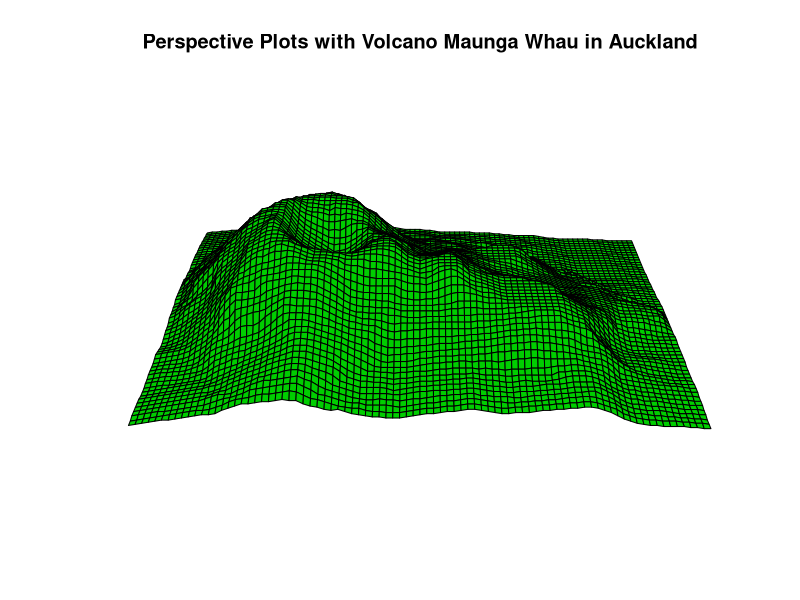
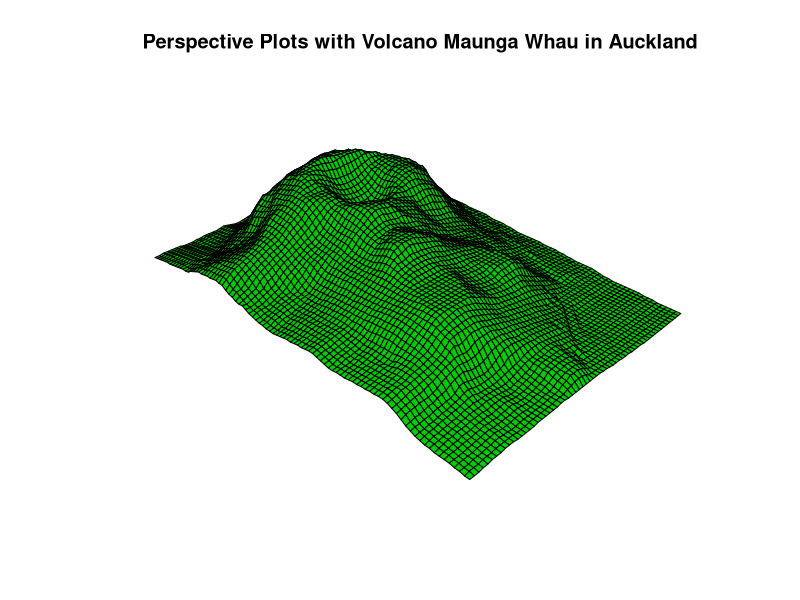
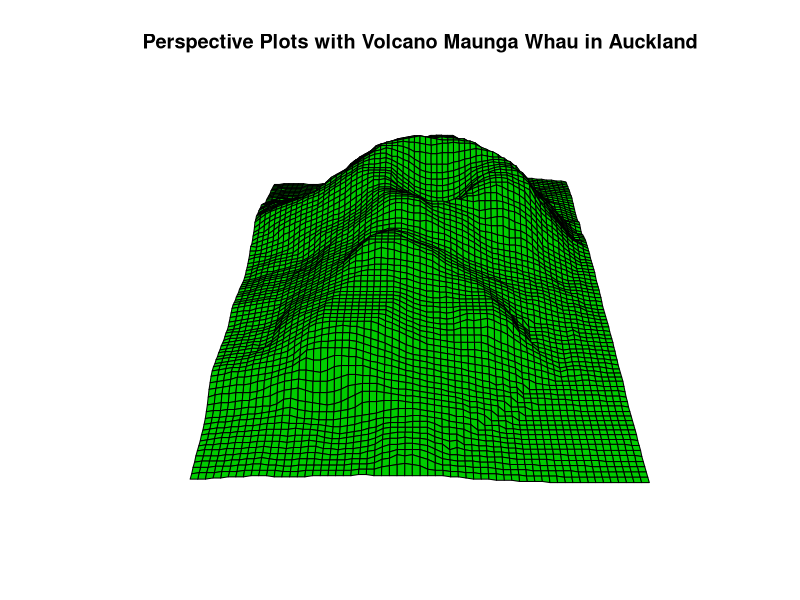
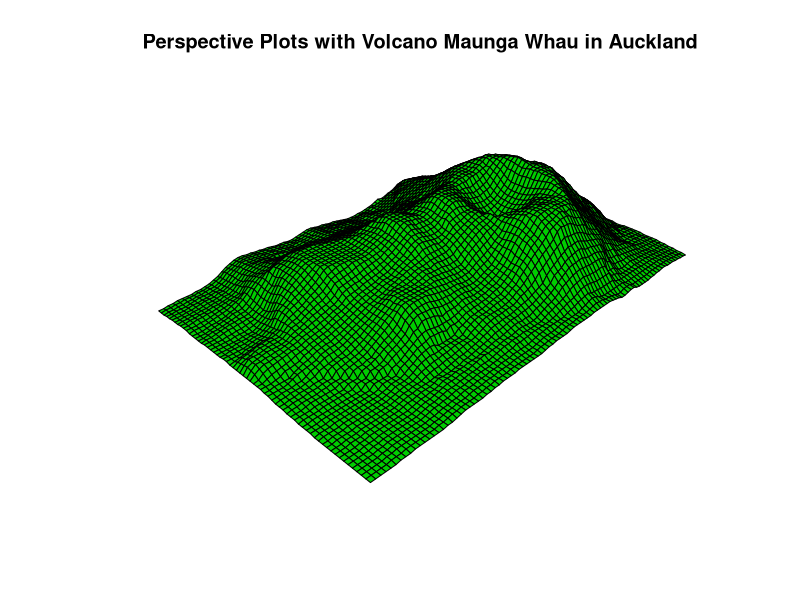
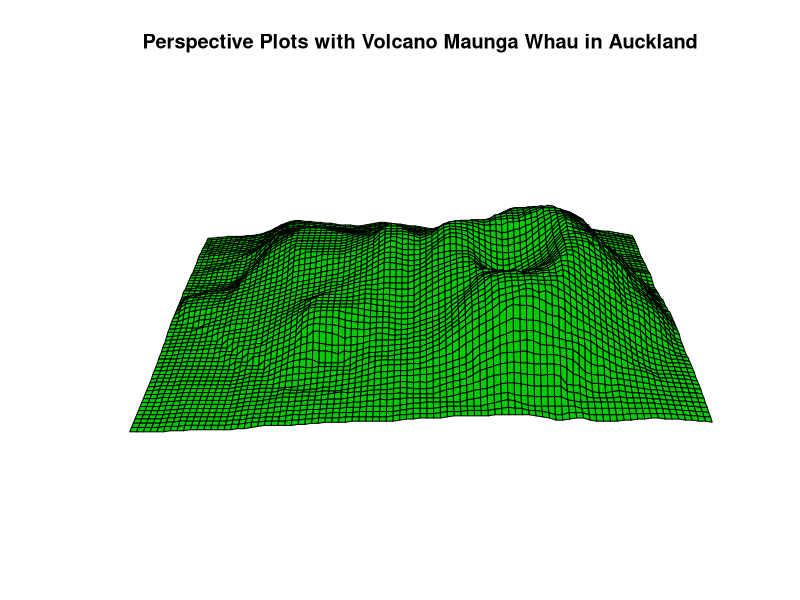
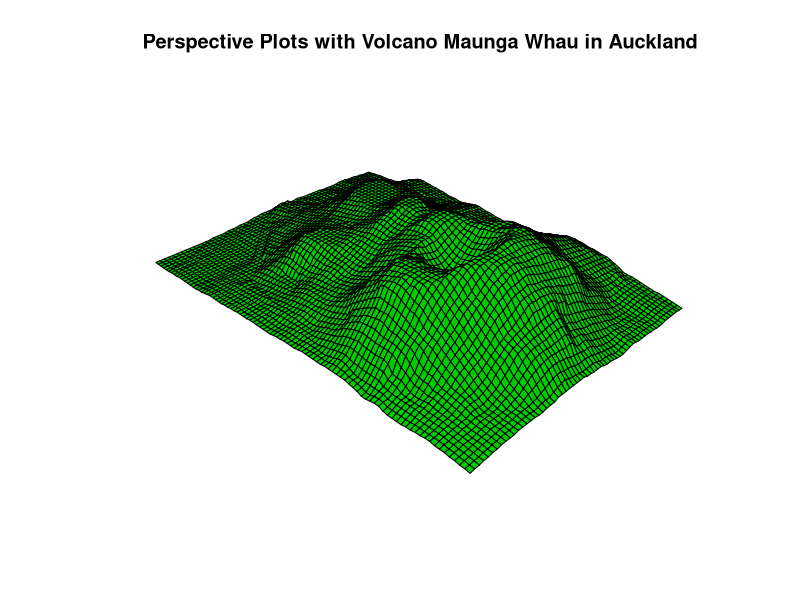
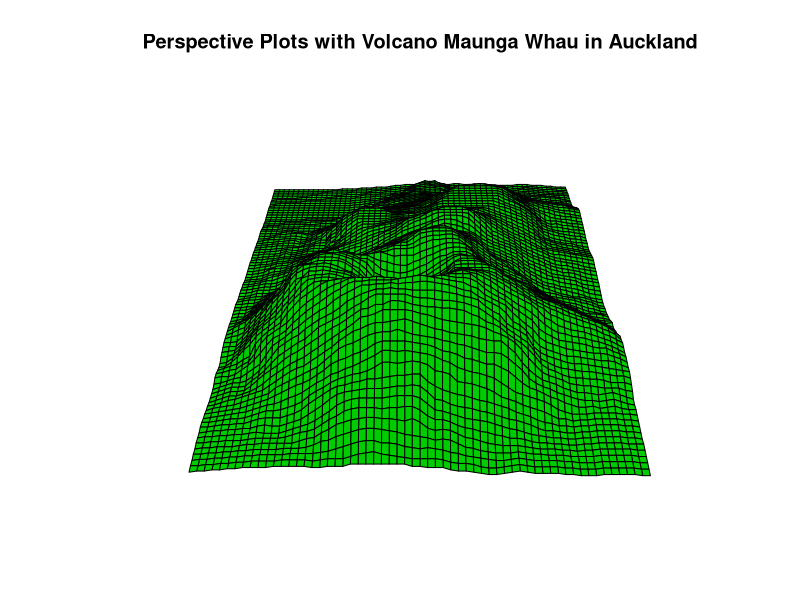
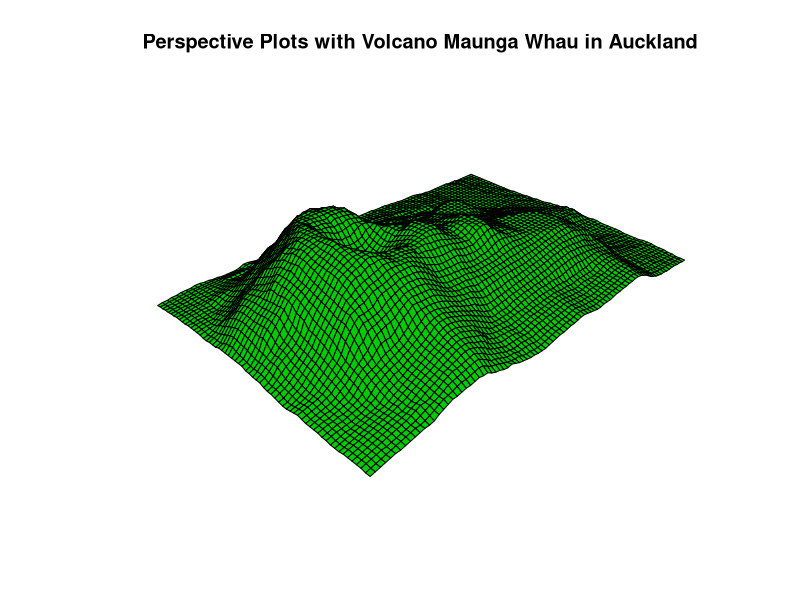

Recreate these plots in R, in order.
## ---- chunk 1
op <- par(no.readonly = TRUE)
z <- 2* volcano     # Exchange the relief
x <- 10*(1:nrow(z)) # 10 meter spacing (S tO N)
y <- 10*(1:ncol(z)) # 10 meter spacing (E tO W)
par(bg = "white") # "lavender"
persp(x,y,z,theta=0,phi=30,col="green3",scale=FALSE,LTHETA=-120,SHADE=0.95,BORDER=NA,box=FALSE)
title("Perspective Plots with Volcano Maunga Whau in Auckland")
persp(x,y,z, theta= 45, phi=30, col="green3",scale=FALSE,LTHETA=-120,SHADE=0.95,BORDER=NA,box=FALSE)
title("Perspective Plots with Volcano Maunga Whau in Auckland")
persp(x,y,z, theta= 90, phi=30, col="green3",scale=FALSE,LTHETA=-120,SHADE=0.95,BORDER=NA,box=FALSE)
title("Perspective Plots with Volcano Maunga Whau in Auckland")
persp(x,y,z, theta=135, phi=30, col="green3",scale=FALSE,LTHETA=-120,SHADE=0.95,BORDER=NA,box=FALSE)
title("Perspective Plots with Volcano Maunga Whau in Auckland")
persp(x,y,z, theta=180, phi=30, col="green3",scale=FALSE,LTHETA=-120,SHADE=0.95,BORDER=NA,box=FALSE)
title("Perspective Plots with Volcano Maunga Whau in Auckland")
persp(x,y,z, theta=225, phi=30, col="green3",scale=FALSE,LTHETA=-120,SHADE=0.95,BORDER=NA,box=FALSE)
title("Perspective Plots with Volcano Maunga Whau in Auckland")
persp(x,y,z, theta=270, phi=30, col="green3",scale=FALSE,LTHETA=-120,SHADE=0.95,BORDER=NA,box=FALSE)
title("Perspective Plots with Volcano Maunga Whau in Auckland")
persp(x,y,z, theta=315, phi=30, col="green3",scale=FALSE,LTHETA=-120,SHADE=0.95,BORDER=NA,box=FALSE)
title("Perspective Plots with Volcano Maunga Whau in Auckland")
persp(x,y,z, theta=360, phi=30, col="green3",scale=FALSE,LTHETA=-120,SHADE=0.95,BORDER=NA,box=FALSE)
title("Perspective Plots with Volcano Maunga Whau in Auckland")
persp(x,y,z, theta=360, phi=0, col="green3",scale=FALSE,LTHETA=-120,SHADE=0.95,BORDER=NA,box=FALSE)
title("Perspective Plots with Volcano Maunga Whau in Auckland")
persp(x,y,z, theta=360, phi=-30, col="green3",scale=FALSE,LTHETA=-120,SHADE=0.95,BORDER=NA,box=FALSE)
title("Perspective Plots with Volcano Maunga Whau in Auckland")
persp(x,y,z, theta=360, phi=-45, col="green3",scale=FALSE,LTHETA=-120,SHADE=0.95,BORDER=NA,box=FALSE)
title("Perspective Plots with Volcano Maunga Whau in Auckland")
persp(x,y,z, theta=360, phi=-60, col="green3",scale=FALSE,LTHETA=-120,SHADE=0.95,BORDER=NA,box=FALSE)
title("Perspective Plots with Volcano Maunga Whau in Auckland")
#title("Perspective Plots with Volcano")
## ---- chunk 2
#install.packages("RColorBrewer")
library(RColorBrewer)
cols <- colors()
length(cols)
cols[1:5]

## ---- chunk 3
play.circle <- function(circle.counts=100, limits=3, radius=0.2, densitys=1){
  circle <- function(x, y, r=1, col=1){
    angle <- (0:360)*pi/180
    pos.x <- r*cos(angle) + x
    pos.y <- r*sin(angle) + y
    lines(pos.x, pos.y, col=col)
  }
  leaf <- function(limits, xs, ys, radius, r=1, alpha="55"){
    isin <- function(x, y){
      any(sqrt((xs-x)^2 + (ys-y)^2) <= radius)
    }
    x <- runif(1, 0, limits)
    y <- runif(1, 0, limits)
    angle <- (0:360)*pi/180
    pos.x <- r*cos(angle) +x
    pos.y <- r*cos(angle) +y
    polygon(pos.x, pos.y, col=paste(ifelse(isin(x,y), "#FF0000", "#00FF00"), alpha, sep=""), border=NA)    
  }
  xs <- runif(n=circle.counts, min=0, max=limits)
  ys <- runif(n=circle.counts, min=0, max=limits)
  plot(radius:(limits-radius), radius:(limits-radius), type='n', axes=F, xlab='',ylab='')
  box()
  for (i in 1:circle.counts){
    circle(xs[i], ys[i], r=radius, col="#FF000066")
  }
  for (i in (1:circle.counts^2*densitys)){
    leaf(limits, xs, ys, radius, r=radius/5)
  }
}

play.circle()
